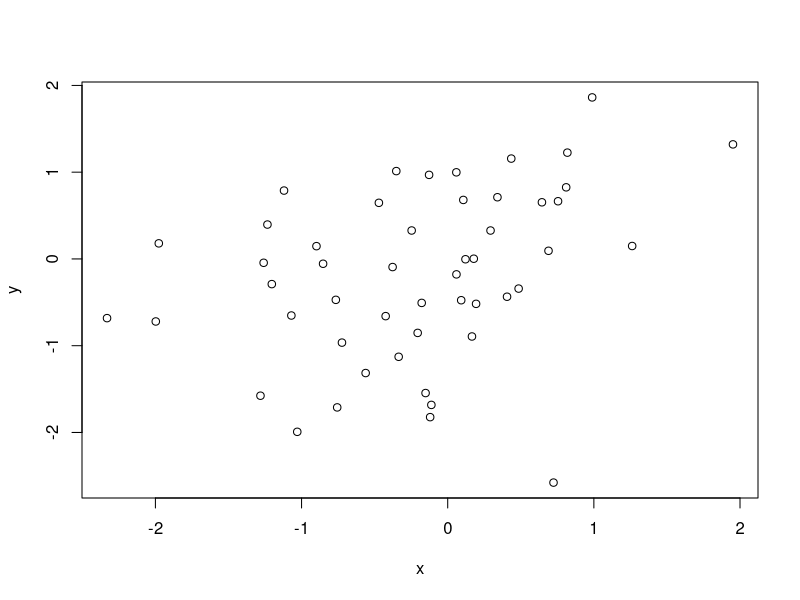
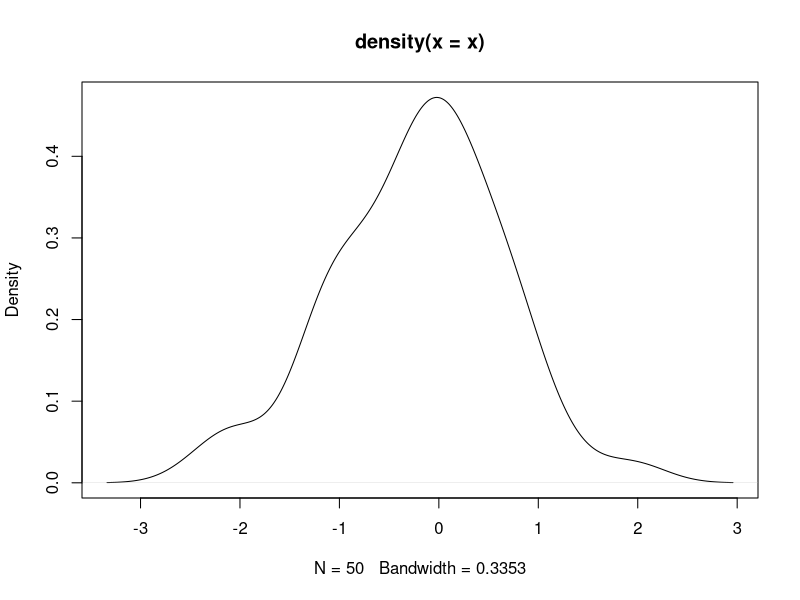

Write the R code that produced these figures, in order.
### Emacs: -*- coding: utf-8; fill-column: 62; comment-column: 27; -*-
##
## Copyright (C) 2018 Vincent Goulet
##
## Ce fichier fait partie du projet
## «Programmer avec R»
## https://gitlab.com/vigou3/programmer-avec-r
##
## Cette création est mise à disposition sous licence
## Attribution-Partage dans les mêmes conditions 4.0
## International de Creative Commons.
## https://creativecommons.org/licenses/by-sa/4.0/

###
### COMMANDES R            `\labelline{presentation}`
###

## Les expressions entrées à la ligne de commande sont
## immédiatement évaluées et le résultat est affiché à
## l'écran, comme avec une grosse calculatrice.
1                          # une constante
(2 + 3 * 5)^2/7            # expression mathématique
exp(3)                     # fonction exponentielle
sin(pi/2) + cos(pi/2)      # fonctions trigonométriques
gamma(5)                   # fonction gamma

## Lorsqu'une expression est syntaxiquement incomplète,
## l'invite de commande change de '> ' à '+ '.
2 -                        # expression incomplète
5 *                        # toujours incomplète
3                          # complétée

## Taper le nom d'un objet affiche son contenu. Pour une
## fonction, c'est son code source qui est affiché.
pi                         # constante numérique intégrée
letters                    # chaîne de caractères intégrée
LETTERS                    # version en majuscules
rnorm                      # fonction

###
### EXEMPLE DE SESSION DE TRAVAIL
###
### (Inspiré de l'annexe A du manuel «An Introduction to R», R
### Core Team, 2017.)
###

## Afficher le répertoire de travail de R.
getwd()

## Générer deux vecteurs de nombres pseudo-aléatoires issus
## d'une loi normale centrée réduite.
x <- rnorm(50)
y <- rnorm(x)

## Graphique des couples (x, y).
plot(x, y)

## Graphique d'une approximation de la densité du vecteur x.
plot(density(x))

## Générer la suite 1, 2, ..., 10.
1:10

## La fonction 'seq' peut générer des suites plus générales.
seq(from = -5, to = 10, by = 3)
seq(from = -5, length = 10)

## La fonction 'rep' répète des valeurs.
rep(1, 5)          # répéter 1 cinq fois
rep(1:5, 5)        # répéter le vecteur 1,...,5 cinq fois
rep(1:5, each = 5) # répéter chaque élément du vecteur cinq fois

## Arithmétique vectorielle.
v <- 1:12               # initialisation d'un vecteur
v + 2                   # additionner 2 à chaque élément de v
v * -12:-1              # produit élément par élément
v + 1:3                 # le vecteur le plus court est recyclé

## Vecteur de nombres uniformes sur l'intervalle [1, 10].
v <- runif(12, min = 1, max = 10)
v

## Pour afficher le résultat d'une affectation, placer la
## commande entre parenthèses.
( v <- runif(12, min = 1, max = 10) )

## Arrondi des valeurs de v à l'entier près.
( v <- round(v) )

## Créer une matrice 3 x 4 à partir des valeurs de
## v. Remarquer que la matrice est remplie par colonne.
( m <- matrix(v, nrow = 3, ncol = 4) )

## Les opérateurs arithmétiques de base s'appliquent aux
## matrices comme aux vecteurs.
m + 2
m * 3
m ^ 2

## Éliminer la quatrième colonne afin d'obtenir une matrice
## carrée.
( m <- m[,-4] )

## Transposée et inverse de la matrice m.
t(m)
solve(m)

## Produit matriciel.
m %*% m                  # produit de m avec elle-même
m %*% solve(m)           # produit de m avec son inverse
round(m %*% solve(m))    # l'arrondi donne la matrice identité

## Consulter la rubrique d'aide de la fonction 'solve'.
?solve

## Liste des objets dans l'espace de travail.
ls()

## Nettoyage.
rm(x, y, v, m)             #-*- `\labelline{presentation:fin}`
